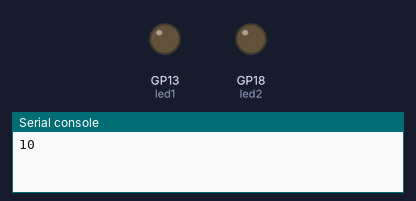
Recording of a program running on a simulated Raspberry Pi Pico running CircuitPython. Parts: output pins drawn as LEDs (lit = HIGH), the last lines printed to the serial console.

Above: at 0.1 s.
At 3.3 s:
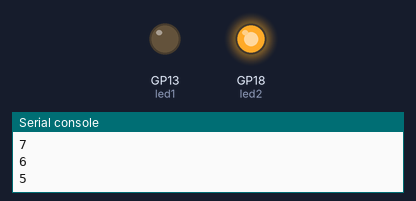
At 6.1 s:
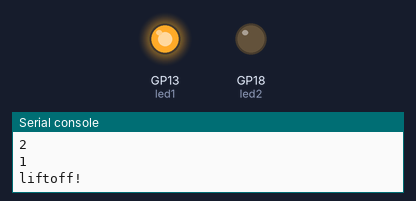
Timing chart, 0 to 7.7 s (numbered marks = the images above):
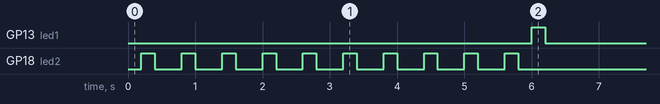

The program:

countdown.py
```python
#type:ignore
import digitalio
import board
import time

led1 = digitalio.DigitalInOut(board.GP13) # where the leds are connected to the pico
led2 = digitalio.DigitalInOut(board.GP18)
led1.direction = digitalio.Direction.OUTPUT
led2.direction = digitalio.Direction.OUTPUT
for x in range(10, -1,-1):
  if x == 0:
    print("liftoff!")
    led1.value = True # check true or false and make sure they are capitalized
    time.sleep(.2)
    led1.value = False
    time.sleep(.2)
  else:
    print(x)
    time.sleep(.2)
    led2.value = True
    time.sleep(.2)
    led2.value = False
    time.sleep(.2)

while True:
  pass
```
